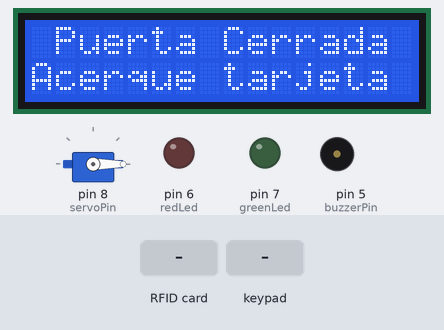
The sketch below on a simulated Arduino Mega 2560, built with avr-gcc and run on an emulated ATmega2560. On the bench: servo, 16×2 character LCD, output pins drawn as LEDs (lit = HIGH), buzzer (waves = sounding, pin HIGH). The inputs (shaded band) are chosen by the test bench. WiFi joins after 1.5 s; servers stay silent unless stated; pins used as bus, display or sensor lines are not drawn; what the sketch prints to the serial monitor is not drawn.

Above: at 1.3 s.
1.4 s: RFID card 8D 25 43 42 held to the reader
At 1.9 s:
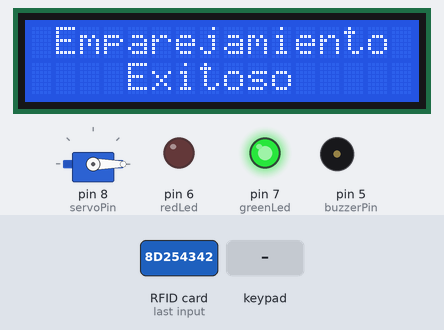
2.9 s: keypad keys 1 2 3 4 pressed 0.4 s apart
At 6.6 s:
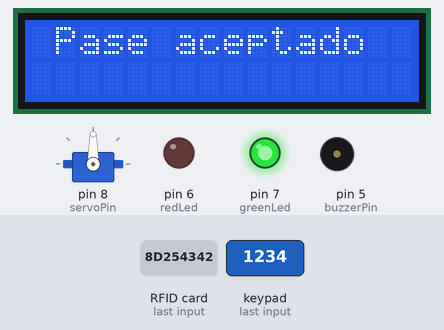
6.9 s: RFID card 5E 7A 19 C4 held to the reader
At 9.1 s:
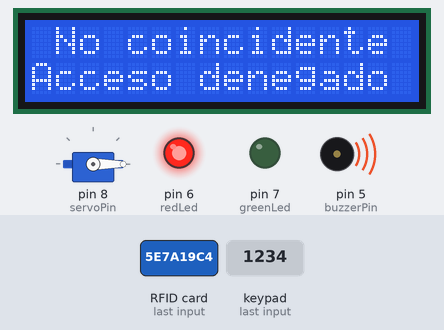
9.9 s: RFID card 8D 25 43 42 held to the reader
At 12.6 s:
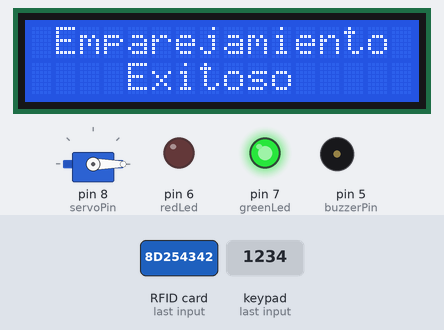
12.9 s: keypad keys 1 3 9 7 pressed 0.4 s apart
At 16.0 s:
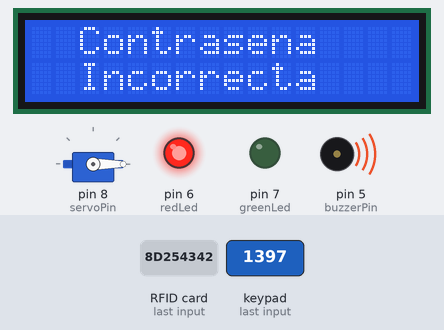
Timing chart, 0 to 19.8 s (numbered marks = the images above; inputs shaded):
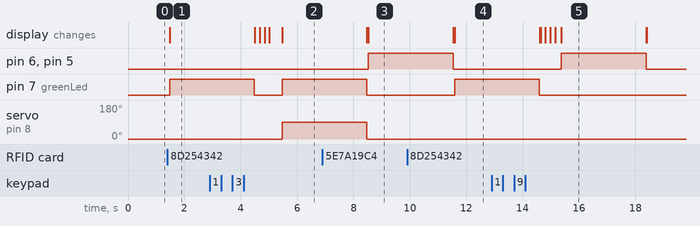

Measured:
- after the input at 1.4 s, pin 7 (greenLed): LOW → HIGH after 0.08 s; the display: changes after 0.08 s (image 1)
- after the input at 2.9 s, servo on pin 8 (servoPin): 0° → 90° after 2.6 s; the display: first changes after 1.6 s (image 2 shows a later state)
- after the input at 6.9 s, pin 6 (redLed), pin 5 (buzzerPin): LOW → HIGH after 1.6 s
- after the input at 9.9 s, pin 7 (greenLed): LOW → HIGH after 1.7 s
- after the input at 12.9 s, pin 6 (redLed), pin 5 (buzzerPin): LOW → HIGH after 2.5 s, → LOW 3.0 s later; the display: first differs from a run without the input after 1.7 s (image 5 shows a later state)

The sketch:

PROYECTO__.ino
```cpp
// Se incluyen las librerias requeridas
#include <MFRC522.h>
#include <LiquidCrystal_I2C.h>
#include <Keypad.h>
#include <Servo.h>
#include <SPI.h>
#include <Ethernet.h>
// Se crean las instacias
LiquidCrystal_I2C lcd(0x3F, 16, 2);//!!!!!!!!!!!!!!!!!!!!!!!!!!!!!!!!!!!!!!!!!!!!!!!!!!
MFRC522 mfrc522(53, 9); // MFRC522 mfrc522(SS_PIN, RST_PIN)//!!!!!!!!!!!!!!!!!!!!!!!!!!!!!!!!!!!!!!!!!!!!!!!!!!!!!!
byte mac[] = { 0xDE, 0xAD, 0xBE, 0xEF, 0xFE, 0xED };
byte ip[] = {192, 168, 1, 68 }; // Ingresa IP Shield ethernet arduino (Se obtiene de Arduino-Archivos-Ejemplos-Ethernet-DhcpAdressPrinter)
byte serv[] = {192, 168, 1, 69} ; //Ingresa IPV4 donde esta ubicada la base de datos (Se obtiene en Ejecutar-CMD-Ipconfig)
EthernetClient cliente;
Servo sg90;
String dbReport = ""; // Creo variable para reporte a la BD
// Se inicializan los pins para los leds, servomotor y buzzer
// Led azul es conectado a 5V
constexpr uint8_t greenLed = 7;
constexpr uint8_t redLed = 6;
constexpr uint8_t servoPin = 8;
constexpr uint8_t buzzerPin = 5;
char initial_password[4] = {'1', '2', '3', '4'};  // Variable de contraseña //!!!!!!!!!!!!!!!!!!!!!!!!!!!!!
String tagUID = "8D 25 43 42";  // Cadena para almacenar la UID de la tarjeta. Cambiar por la tarjeta que se posee
char password[4];   // Variable para almacenar la contraseña
boolean RFIDMode = true; // Boolean para cambiar modos de lectura
char key_pressed = 0; // Variable para guardar la clave a digitar
uint8_t i = 0;  // Variable usada para contador.
// Definicion de cuantas columnas y filas tiene el teclado
const byte rows = 4;
const byte columns = 4;
// Mapa de pines del teclado
char hexaKeys[rows][columns] = {
  {'1', '2', '3', 'A'},
  {'4', '5', '6', 'B'},
  {'7', '8', '9', 'C'},
  {'*', '0', '#', 'D'}
};
// Inicializacion de pines para el teclado
// Con el teclado hacia al frente los pines se cuentan de izquierda a derecha, empezando desde el pin 1 hasta el pin 8
// Los primeros 4 pines simbolizan las filas, los ultimos 4 pines simbolizan las columnas.
byte row_pins[rows] = {A0, A1, A2, A3}; //!!!!!!!!!!!!!!!!!!!!!!!!!!!!!!!!!!!!!
byte column_pins[columns] = {A4, A5, A8, A9};//!!!!!!!!!!!!!!!!!!!!!!!!!!!!!!!
// Se crea la instancia para el teclado
Keypad keypad_key = Keypad( makeKeymap(hexaKeys), row_pins, column_pins, rows, columns);
void setup() {
  Serial.begin(9600); //Iniciamos la comunicación  serial
  // Configuracion pin Arduino
  pinMode(buzzerPin, OUTPUT);
  pinMode(redLed, OUTPUT);
  pinMode(greenLed, OUTPUT);
  sg90.attach(servoPin);  //Se declara el pin 8 para el servomotor
  sg90.write(0); // Se inicia el servomotor en 90 grados
  lcd.begin();   // Se inicia la pantalla LCD
  lcd.backlight();
  SPI.begin();      // Se inicia el SPI bus (Comunicacion)
  mfrc522.PCD_Init();   // Se inicia el lector RFID MFRC522
  Ethernet.begin(mac, ip);
  lcd.clear(); // Se limpia la pantalla LCD
}
void loop() {
  // El sistema primero buscará el modo
  if (RFIDMode == true) {
    lcd.setCursor(0, 0);
    lcd.print(" Puerta Cerrada");
    lcd.setCursor(0, 1);
    lcd.print("Acerque tarjeta");
    // Busca nuevas tarjetas
    if ( ! mfrc522.PICC_IsNewCardPresent()) {
      return;
    }
    // Selecciona una de las tarjetas
    if ( ! mfrc522.PICC_ReadCardSerial()) {
      return;
    }
    //Lectura de la tarjeta
    String tag = "";
    for (byte j = 0; j < mfrc522.uid.size; j++)
    {
      tag.concat(String(mfrc522.uid.uidByte[j] < 0x10 ? " 0" : " "));
      tag.concat(String(mfrc522.uid.uidByte[j], HEX));
    }
    tag.toUpperCase();
////////////////////////////////////////////////

    dbReport = tag.substring(1);
    Serial.println(dbReport);
    dbReport.replace(" ", "");
    Serial.println(dbReport);

////////////////////////////////////////////////
    // Chequeo de la tarjeta
    if (tag.substring(1) == tagUID)
    {
      // Si el UID de la tarjeta coincide....
      lcd.clear();
      lcd.setCursor(0, 0);
      lcd.print(" Emparejamiento");
      lcd.setCursor(0, 1);
      lcd.print("    Exitoso");
      digitalWrite(greenLed, HIGH);
      delay(3000);
      digitalWrite(greenLed, LOW);
      lcd.clear();
      lcd.print("Ingresa la clave:");
      lcd.setCursor(0, 1);
      RFIDMode = false; // Variable RFIDmode cambia a FALSE
    }
    else
    {
      // Si el UID de la tarjeta no coincide....
      lcd.clear();
      lcd.setCursor(0, 0);
      lcd.print(" No coincidente");
      lcd.setCursor(0, 1);
      lcd.print("Acceso denegado");
      digitalWrite(buzzerPin, HIGH);
      digitalWrite(redLed, HIGH);
      delay(3000);
      digitalWrite(buzzerPin, LOW);
      digitalWrite(redLed, LOW);
      lcd.clear();
    }
  }
  // Si la variable RFIDmode es falsa, mirará lo que se tecleará
  if (RFIDMode == false) {
    key_pressed = keypad_key.getKey(); // Almacenamiento de tecleo
    if (key_pressed)
    {
      password[i++] = key_pressed; // Almacenando en variable de tecleo
      Serial.print(key_pressed);
      lcd.print("*");
    }
    if (i == 4) // Si los 4 caracteres son tecleados...
    {
      delay(200);
      if (!(strncmp(password, initial_password, 4))) // Si la contraseña original coincide...
      {
////////////////////////////////////////////////

        if (cliente.connect(serv, 50)) { // El '50' cambia dependiendo del puerto que se use

                      Serial.println("¡Conectado a la base de datos!");
                      cliente.print("GET /ethernet/data.php?"); //Conexion y envio de valores al servidor

                      cliente.print("temperature=");
                      cliente.print("Tarjeta-acercada");
                      cliente.print("&humidity=");
                      cliente.print(dbReport);
                      cliente.print("&heat_index=");
                      cliente.println(3);
                      //Imprimiendo en consola lo enviado a la base de datos
                      Serial.print("Estado");
                      Serial.println("Tarjeta-acercada");
                      Serial.print("Numero_tarjeta");
                      Serial.println(dbReport);
                      Serial.print("&heat_index=");
                      Serial.println(3);
                      }

                      else
                      {// Si no se logra una conexion al servidor se imprime:
                        Serial.println("Conexion fallida :(");
                      }
                      cliente.stop(); //Cierra la conexion con el servidor


////////////////////////////////////////////////
        lcd.clear();
        lcd.print(" Pase aceptado");
        sg90.write(90); // Puerta abierta
        digitalWrite(greenLed, HIGH);
        delay(3000); //                                                             TIEMPO DE APERTURA DE LA PUERTA
        digitalWrite(greenLed, LOW);
        sg90.write(0); // Puerta cerrada
        lcd.clear();
        i = 0;
        RFIDMode = true; //  Variable RFIDmode cambia a TRUE
      }
      else    // Si las contraseñas no coinciden...
      {
        lcd.clear();
        lcd.setCursor(0, 0);
        lcd.print("  Contrasena");
        lcd.setCursor(0, 1);
        lcd.print("  Incorrecta");
        digitalWrite(buzzerPin, HIGH);
        digitalWrite(redLed, HIGH);
        delay(3000);
        digitalWrite(buzzerPin, LOW);
        digitalWrite(redLed, LOW);
        lcd.clear();
        i = 0;
        RFIDMode = true;  // Variable RFIDmode cambia a TRUE
      }
    }
  }
}
```
